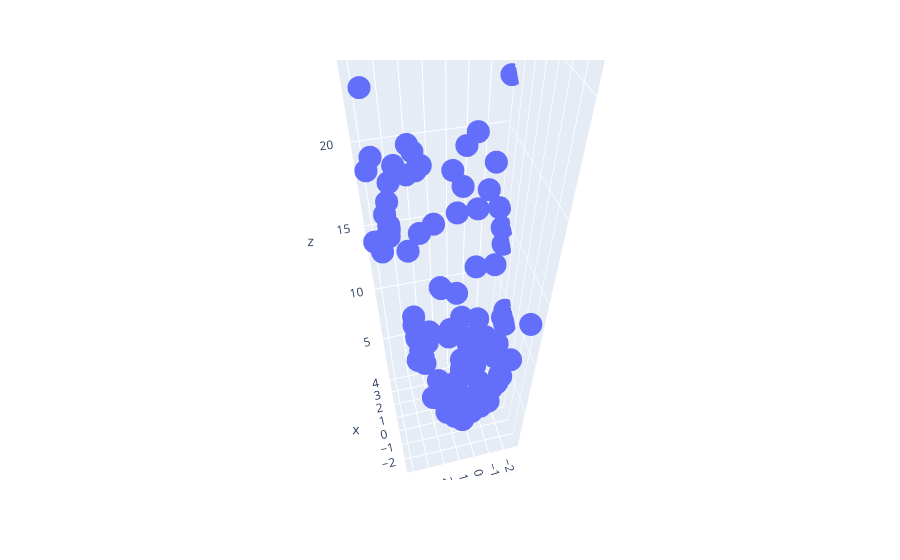

The code cell stored with this chart in its notebook:
### Code cell
import plotly.express as px
df = px.data.iris()
fig = px.scatter_3d(df, x=x.ravel(), y=y.ravel(), z=z.ravel())
fig.show()
